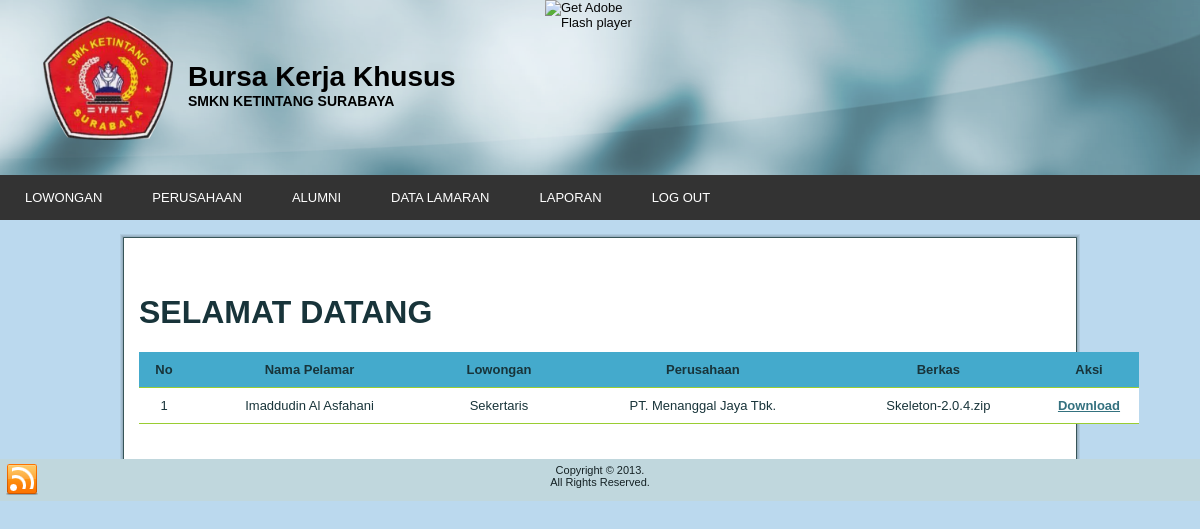
Screenshot of /admin/utama.php?menu=lamar with the database file from the repository.
### tables this page shows
CREATE TABLE IF NOT EXISTS `lamaran` (
`id` int(11) NOT NULL,
  `id_pendaftar` int(11) NOT NULL,
  `id_lowongan` int(11) NOT NULL,
  `id_perusahaan` int(11) NOT NULL,
  `pernahkerja` varchar(30) NOT NULL,
  `nama_file` varchar(100) NOT NULL
);

CREATE TABLE IF NOT EXISTS `pendaftar` (
`id` int(11) NOT NULL,
  `username` varchar(32) NOT NULL,
  `password` varchar(32) NOT NULL,
  `nama_lengkap` varchar(50) NOT NULL,
  `jenis_kelamin` varchar(50) DEFAULT NULL,
  `tempat_lahir` varchar(50) NOT NULL,
  `tanggal_lahir` date NOT NULL,
  `agama` varchar(50) DEFAULT NULL,
  `alamat_rumah` varchar(50) NOT NULL,
  `kab_kota` varchar(50) NOT NULL,
  `provinsi` varchar(50) NOT NULL,
  `kodepos` varchar(5) NOT NULL,
  `telp` varchar(32) NOT NULL,
  `pendidikan` varchar(50) DEFAULT NULL,
  `jurusan` varchar(30) NOT NULL,
  `kuliah` varchar(70) DEFAULT NULL,
  `tahun_kelulusan` varchar(32) DEFAULT NULL,
  `level` int(11) DEFAULT NULL,
  `pekerjaan` varchar(50) NOT NULL
);

CREATE TABLE IF NOT EXISTS `lowongan` (
`id` smallint(6) NOT NULL,
  `id_per` smallint(6) NOT NULL,
  `isi` text NOT NULL,
  `berlaku` date NOT NULL,
  `tgl_mulai` date NOT NULL,
  `judul` varchar(50) NOT NULL,
  `wilayah` varchar(50) NOT NULL
);

CREATE TABLE IF NOT EXISTS `perusahaan` (
`id` smallint(6) NOT NULL,
  `nama` varchar(50) NOT NULL,
  `alamat` varchar(120) NOT NULL,
  `bidang` varchar(120) NOT NULL,
  `status` varchar(30) NOT NULL,
  `telepon` varchar(20) NOT NULL,
  `email` varchar(50) NOT NULL,
  `kodepos` varchar(10) NOT NULL
);

### admin/user/lamar.php (the view, shortened to what this page needs)
<table class='bottomBorder' width='1000px'>
	<tr align='center' bgcolor=#44aacc>
		<th width='5%'>No</th>
		<th>Nama Pelamar</th>
		<th>Lowongan</th>
        <th>Perusahaan</th>
		<th>Berkas</th>
		<th width='10%'>Aksi</th>
	</tr>
<?php
	$sqlLimit2 = "select l.id, p.nama_lengkap, lo.judul, pe.nama, l.nama_file from lamaran l join pendaftar p on p.id = l.id_pendaftar join lowongan lo on lo.id = l.id_lowongan join perusahaan pe on pe.id = l.id_perusahaan order by l.id DESC";
	$resLimit2 = mysql_query($sqlLimit2) or die (mysql_error());
	$i = 1;
	while ($data2 = mysql_fetch_array($resLimit2)){
		if($i%2==0) $bg = '#CCCCCC'; else $bg = '#ffffff';
		echo
			"<tr bgcolor = '".$bg."'>
				<td align='center'>".$i."</td>
				<td>".$data2[1]."</td>
                <td>".$data2[2]."</td>
                <td>".$data2[3]."</td>
                <td>".$data2[4]."</td>
				<td align='center'><b><a href='../file/" . $data2[4] . "' download>Download</a>
			</tr>";
		$i++;
	}
?>
</table>

### admin/style.css (style rules this page uses)
#art-main, table { font-family: Arial, Helvetica, Sans-Serif; font-style: normal; font-weight: normal; font-size: 13px; }
h1, h2, h3, h4, h5, h6, p, a, ul, ol, li { margin: 0; padding: 0; }
html { height:100%; }
body { padding: 0; margin:0; color: #18343A; height:100%; min-height:100%; background-color: #4D767A; background-image: url('images/Bottom_texture.jpg'); background-repeat: repeat; background-attachment: fixed; background-position: top left; min-width: 700px; }
.art-blockcontent-body table, .art-blockcontent-body li, .art-blockcontent-body a, .art-blockcontent-body a:link, .art-blockcontent-body a:visited, .art-blockcontent-body a:hover { color: #18343A; font-family: Arial, Helvetica, Sans-Serif; font-size: 13px; }
.art-blockcontent-body a, .art-blockcontent-body a:link { color: #34717F; text-decoration: underline; }

### admin/sa_admin.css (style rules this page uses)
body { margin:0; padding:0; background:#BBD9EE; color:#000; font-family:tahoma,arial,sans-serif; font-size:11px; }
a { color:#060606;text-decoration: none }

### admin/user/lamar.php (style rules this page uses)
table.bottomBorder { border-collapse: collapse; }
table.bottomBorder td, table.bottomBorder th { border-bottom: 1px solid yellowgreen; padding: 10px; text-align: center; }

### rows the page displays
lamaran: id_pendaftar.nama_lengkap "Imaddudin Al Asfahani", id_lowongan.judul "Sekertaris", id_perusahaan.nama "PT. Menanggal Jaya Tbk.", nama_file "Skeleton-2.0.4.zip"
